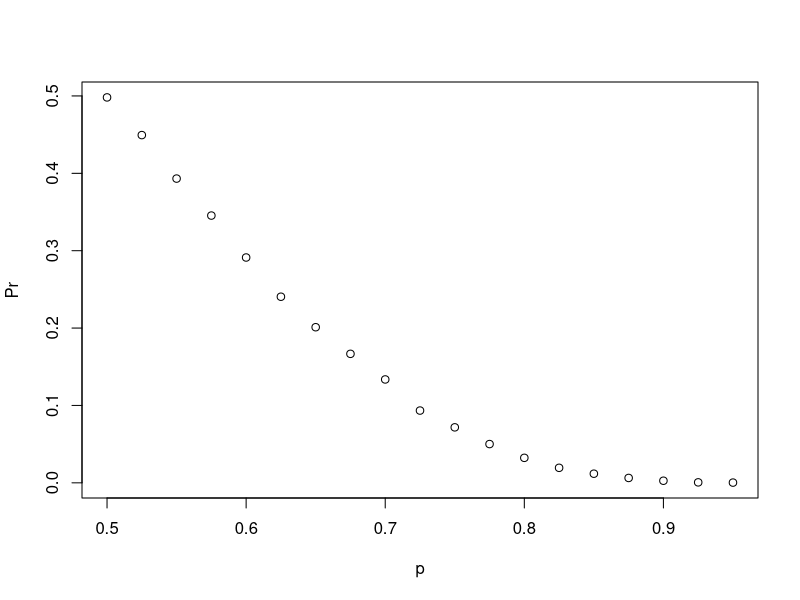

Write the R code that produced this figure.
#Two teams, A and B, are playing a seven series game series. 
#Team A is better than team B and has chance of winning each game more than 0.5

#p is probability that team A will win 
p <- seq(0.5,0.95,0.025)
#start,stop,step

# The probability that B will win this serie using Monte Carlo Simulation
# related to A
prob_win <- function(p){
  B <- 10000
  result <- replicate(B,{
    b_win <- sample(c(1,0),7,replace=TRUE,prob =c(1-p,p))
    sum(b_win)>=4
  })
  mean(result)
  
}

#team A will win (p) to determine the probability that team B will win (prob_win). 
#Call this object 'Pr'
Pr <- sapply(p,prob_win)

#plot the probability 'p' on the x-axis and 'Pr' on the y-axis.

plot(p,Pr)